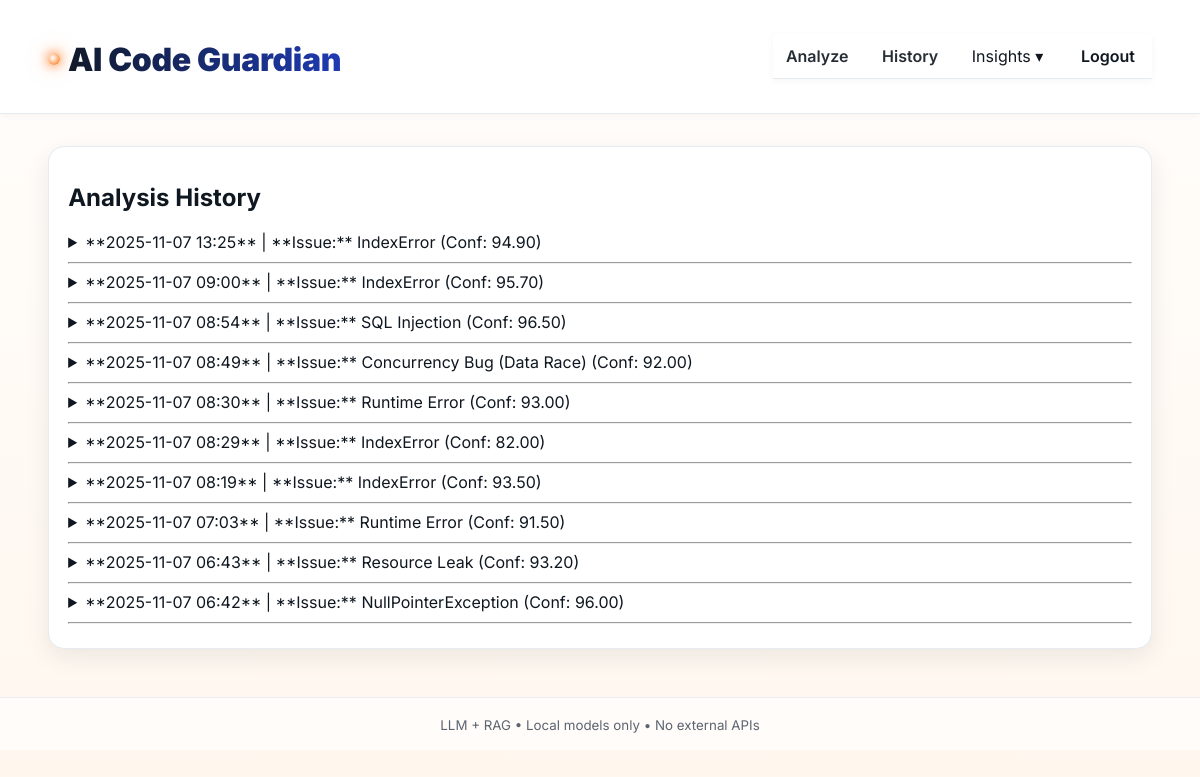
The app's page /history (signed in) with its own data.
### app.py (models this page shows)
class History(db.Model):
    id = db.Column(db.Integer, primary_key=True)
    timestamp = db.Column(db.DateTime, default=datetime.utcnow, index=True)
    code_snippet = db.Column(db.Text, nullable=False)
    issue_type = db.Column(db.String(128))
    root_cause = db.Column(db.Text)
    confidence = db.Column(db.Float)
    user_id = db.Column(db.Integer, db.ForeignKey("user.id"), nullable=False, index=True)

### app.py (the view)
@app.get("/history")
@login_required
def history_route():
    entries = db.session.execute(
        db.select(History)
          .where(History.user_id == current_user.id)
          .order_by(History.timestamp.desc())
          .limit(10)
    ).scalars()
    return render_template("history.html", entries=entries)

### app.py (called while the page is built)
@login_manager.user_loader
def load_user(user_id):
    return User.query.get(int(user_id))

### templates/history.html (shortened to what this page needs)
{% extends "layout.html" %}
{% block content %}
<section class="card">
  <h2>Analysis History</h2>
  {% for entry in entries %}
    <details style="margin-bottom: 10px;">
      <summary>
        **{{ entry.timestamp.strftime('%Y-%m-%d %H:%M') }}** |
        **Issue:** {{ entry.issue_type }}
        (Conf: {{ "%.2f"|format(entry.confidence) }})
      </summary>
    </details>
    <hr>
  {% else %}
    <p>No analysis history found.</p>
  {% endfor %}
</section>
{% endblock %}

### templates/layout.html (shortened to what this page needs)
<!doctype html>
<html lang="en">
<head>
  <link rel="stylesheet" href="{{ url_for('static', filename='style.css') }}"/>
</head>
<body>
<header class="site-header">
  <div class="wrap nav-wrap">
  <h1><a class="brand-link" href="{{ url_for('landing') }}">AI Code Guardian</a></h1>
    <nav class="main-nav">
      {% if current_user.is_authenticated %}
        <a class="nav-link" href="{{ url_for('index') }}">Analyze</a>
        <a class="nav-link" href="{{ url_for('history_route') }}">History</a>
        <div class="nav-dropdown">
          <button class="nav-link nav-drop-btn">Insights ▾</button>
        </div>
        <a class="btn btn-ghost" href="{{ url_for('logout') }}">Logout</a>
      {% else %}
        <a class="btn btn-ghost" href="{{ url_for('login') }}">Login</a>
        <a class="btn btn-primary" href="{{ url_for('signup') }}">Sign up</a>
      {% endif %}
    </nav>
  </div>
</header>
<main class="wrap page-pad">
  {% block content %}{% endblock %}
</main>
<footer class="site-footer">
  <div class="wrap">
    <small>LLM + RAG • Local models only • No external APIs</small>
  </div>
</footer>
</body>
</html>

### static/style.css (style rules this page uses)
:root { --brand-1: #ff6a00; --brand-2: #ffb200; --brand-3: #ff7f36; --shell-bg: #0d1117; --shell-panel: rgba(255,255,255,.06); --shell-border: rgba(255,255,255,.14); --cream: #fff7ee; --cream-ink: #0f1720; --cream-border: #ffe3c3; --text: #eef2ff; --muted: #b9c3d8; --ink: #0f1720; --ink-muted: #3f4b59; --r-lg: 16px; --r-md: 12px; --r-sm: 10px; --shadow-1: 0 8px 24px rgba(0,0,0,.18); --shadow-2: 0 18px 48px rgba(0,0,0,.28); --shadow-warm-1: 0 8px 24px rgba(255,165,100,.15); --shadow-warm-2: 0 24px 60px rgba(255,165,100,.25); --wrap: min(1120px, 92%); }
* { box-sizing:border-box }
html, body { height:100% }
html { scroll-behavior:smooth }
body { margin:0; font-family: Inter, system-ui, Segoe UI, Roboto, Arial, sans-serif; color: var(--text); background: var(--shell-bg); -webkit-font-smoothing: antialiased; -moz-osx-font-smoothing: grayscale; }
.wrap { width: var(--wrap); margin: 0 auto }
.site-header { position: sticky; top: 0; z-index: 50; background: rgba(13,17,23,.65); backdrop-filter: blur(10px); border-bottom: 1px solid var(--shell-border); }
.nav-wrap { display:flex; align-items:center; justify-content:space-between; padding: .8rem 0; }
.main-nav { display:flex; align-items:center; gap:.5rem }
.nav-link { color: var(--text); text-decoration:none; opacity:.9; padding: .55rem .8rem; border-radius: 10px; }
.nav-dropdown { position:relative }
.nav-drop-btn { all:unset; cursor:pointer; padding:.55rem .8rem; border-radius:10px }
.btn { display:inline-flex; align-items:center; gap:.4rem; text-decoration:none; padding:.7rem 1rem; border-radius: 14px; border:1px solid var(--shell-border); cursor:pointer; transition: transform .18s ease, box-shadow .18s ease; font-weight: 700; }
.btn-ghost { background: rgba(255,255,255,.06); color: var(--text); border-color: rgba(255,255,255,.25); backdrop-filter: blur(6px); }
.page-pad { padding: 2rem 0 3rem }
.card { background: var(--shell-panel); border:1px solid var(--shell-border); border-radius: var(--r-lg); padding: 1rem 1.2rem; box-shadow: var(--shadow-1); }
.site-footer { border-top: 1px solid var(--shell-border); padding: 1rem 0; text-align:center; opacity: .9; }
button[type="submit"], .btn { cursor:pointer }
:root { --lx-wrap: min(1140px, 92%); --lx-blue-1:#2b56d6; --lx-blue-2:#274fc7; --lx-ink:#0f1720; --lx-muted:#5b6b7f; --lx-orange:#ff6a00; --lx-gold:#ffb200; --lx-cream:#fff7ee; --lx-cream-border:#ffe3c3; --lx-border:#e6eaf1; --lx-paper:#ffffff; --lx-alt:#f6f8fb; --lx-r-lg:16px; --lx-r-md:12px; --lx-shadow-1:0 8px 22px rgba(16,24,40,.08); --lx-shadow-2:0 18px 46px rgba(16,24,40,.12); --lx-shadow-warm-1:0 10px 26px rgba(255,165,100,.18); --lx-shadow-warm-2:0 22px 56px rgba(255,165,100,.28); }
body { background:#fff; color:var(--lx-ink); }
.wrap { width:var(--lx-wrap); margin:0 auto; }
.brand-link { text-decoration:none; font-weight:900; letter-spacing:-.01em; color:#0f1720; position:relative; display:inline-flex; align-items:center; gap:.5rem; background:linear-gradient(90deg,#0f1720,#1f3bb3); -webkit-background-clip:text; background-clip:text; color:transparent; }
.brand-link::before { content:""; width:12px; height:12px; border-radius:50%; background: radial-gradient(circle at 40% 40%, #fff, #ff6a00); box-shadow:0 0 12px #ff6a00, 0 0 24px rgba(255,106,0,.35); }
header, .site-header { background: #ffffff !important; border-bottom: 1px solid #e6eaf1 !important; box-shadow: 0 2px 12px rgba(16,24,40,.04) !important; }
.brand-link::before { width: 12px; height: 12px; }
header, nav { background: #fff !important; box-shadow: 0 2px 8px rgba(0, 0, 0, 0.06); }
nav a, .nav-btn, .login-btn, .signup-btn { font-weight: 600; border-radius: 10px; text-decoration: none; transition: all 0.2s ease-in-out; }
body { background: linear-gradient(180deg, #fffdfb 0%, #fff7ee 100%) !important; color: #0f1720 !important; }
.card, .auth-card, .authPro-box { background: #ffffff !important; border: 1px solid #e6eaf1 !important; box-shadow: 0 8px 24px rgba(16, 24, 40, 0.08) !important; color: #0f1720 !important; }
input, textarea, select, .card, .authPro, .auth-card { background-image: none !important; }
header, .site-header, nav { background: #ffffff !important; border-bottom: 1px solid #e6eaf1 !important; box-shadow: 0 2px 8px rgba(0, 0, 0, 0.04) !important; }
nav a { color: #0f1720 !important; font-weight: 600 !important; }
footer, .site-footer { background: #fffdfb !important; border-top: 1px solid #e6eaf1 !important; color: #4b5563 !important; }
.nav-dropdown { position: relative; }

### records on screen
History: timestamp "2025-11-07 13:25", issue_type "IndexError", confidence "94.90"
History: timestamp "2025-11-07 09:00", issue_type "IndexError", confidence "95.70"
History: timestamp "2025-11-07 08:54", issue_type "SQL Injection", confidence "96.50"
History: timestamp "2025-11-07 08:49", issue_type "Concurrency Bug (Data Race)", confidence "92.00"
History: timestamp "2025-11-07 08:30", issue_type "Runtime Error", confidence "93.00"
History: timestamp "2025-11-07 08:29", issue_type "IndexError", confidence "82.00"
History: timestamp "2025-11-07 08:19", issue_type "IndexError", confidence "93.50"
History: timestamp "2025-11-07 07:03", issue_type "Runtime Error", confidence "91.50"
History: timestamp "2025-11-07 06:43", issue_type "Resource Leak", confidence "93.20"
History: timestamp "2025-11-07 06:42", issue_type "NullPointerException", confidence "96.00"
